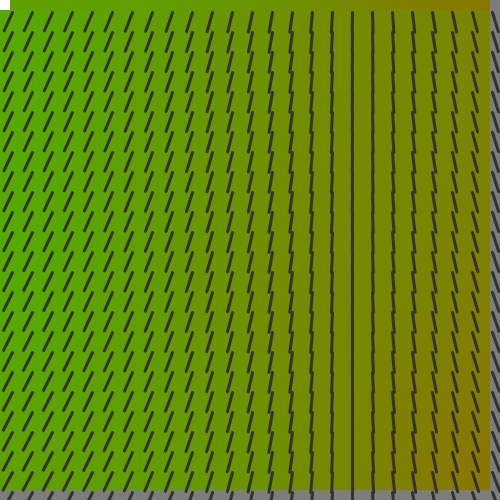
Frame 1 (no input)
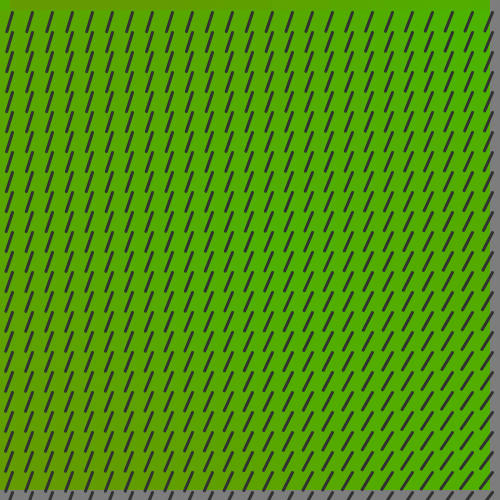
Frame 60 (no input)
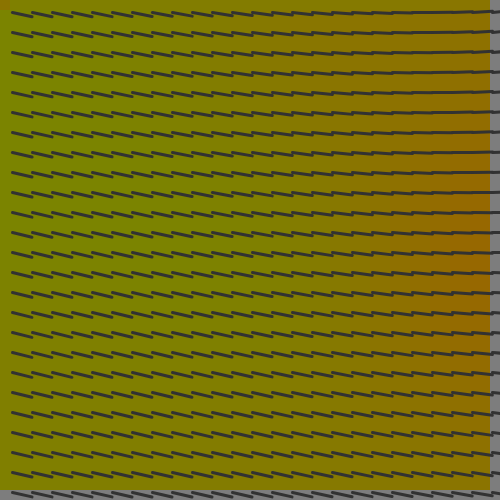
Frame 120 (the mouse pressed at the canvas centre since frame 60)

The p5.js sketch that drew these frames (run headless with seeded random() and noise() and a simulated clock; from frame 60 on, the mouse is pressed at the canvas centre):

// p5.js sketch
// ── sketch.js
var stepSize = 20;
var time = 0;



function setup() {
  createCanvas(500, 500); 
  rectMode(CENTER);
  angleMode(DEGREES);
}
///////////////////////////////////////////////////////////////////////
function draw() {
  background(125);

  colorGrid();
  compassGrid();
}
///////////////////////////////////////////////////////////////////////
function colorGrid(){
      noStroke();
      

      for (var x=0; x<25; x++){
        for (var y=0; y<25; y++){
            
            var fro = color(255,0,0);
            var two = color(0,255,0);
            var scale = 5/(100+mouseX*2);
            noStroke();
            var n = noise(x/100,y/100,frameCount*scale);
            var l= lerpColor(fro, two, n);
            rect(x*stepSize,y*stepSize,stepSize,stepSize);
            fill(l);
                        
        }
      }
}
///////////////////////////////////////////////////////////////////////
function compassGrid(){
        
        translate(12.5, 12.5);
        for (var x=0; x<25; x++)
        {
          for (var y=0; y<25; y++)
          {
                          
               push();
               var s = 5/(100+mouseX*2);
               var n = noise(x/250,y/250,frameCount*s);
               translate(x*stepSize,y*stepSize);
               var a = map(n,0,1,0,720);
               rotate(a);
           
               stroke(50);
               strokeWeight(3);
               line(0,0,stepSize,stepSize-stepSize);
               pop();
               
         }

       }
//  // your code here
        
}
